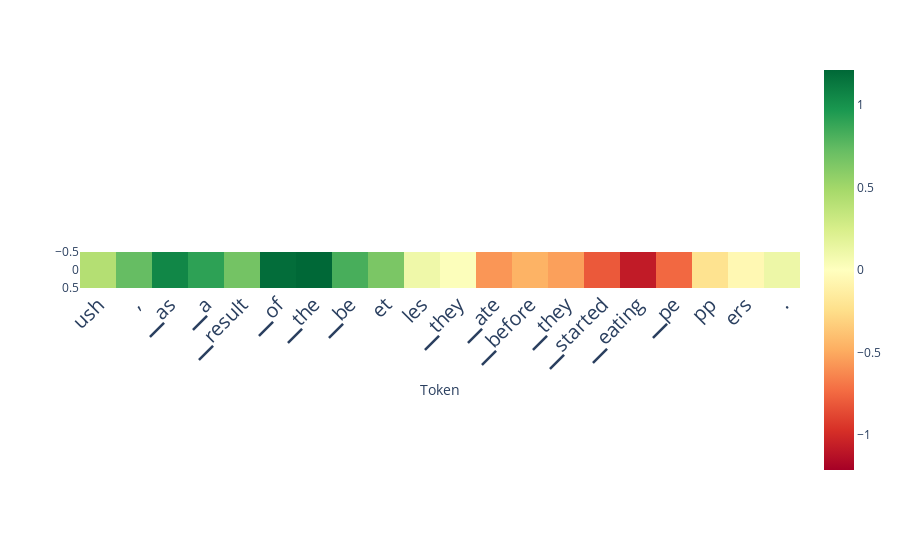

This figure's notebook cell:
### Code cell
from lmdoctor.plot_utils import plot_scores_per_token
scores_per_token = ld.detect_lie()
plot_scores_per_token(scores_per_token, tokens, lastn_tokens_to_plot=20)

### Figure 1 — Plotly figure (JSON) as saved in the notebook; plotly's stock layout.template omitted (floating-point values rounded to 4 significant figures)
{"data": [{"coloraxis": "coloraxis", "hovertemplate": "Token: %{x}<br>y: %{y}<br>color: %{z}<extra></extra>", "name": "0", "type": "heatmap", "xaxis": "x", "yaxis": "y", "z": [[0.4194, 0.7275, 1.059, 0.9092, 0.6758, 1.186, 1.213, 0.8242, 0.6484, 0.1003, 0.02032, -0.5757, -0.4609, -0.5366, -0.8066, -1.075, -0.7466, -0.2207, -0.05692, 0.114]]}], "layout": {"autosize": true, "coloraxis": {"cmax": 1.213, "cmin": -1.213, "colorscale": [[0, "rgb(165,0,38)"], [0.1, "rgb(215,48,39)"], [0.2, "rgb(244,109,67)"], [0.3, "rgb(253,174,97)"], [0.4, "rgb(254,224,139)"], [0.5, "rgb(255,255,191)"], [0.6, "rgb(217,239,139)"], [0.7, "rgb(166,217,106)"], [0.8, "rgb(102,189,99)"], [0.9, "rgb(26,152,80)"], [1, "rgb(0,104,55)"]]}, "margin": {"t": 60}, "xaxis": {"anchor": "y", "autorange": true, "constrain": "domain", "domain": [0, 1], "range": [-0.5, 19.5], "scaleanchor": "y", "tickangle": -45, "tickfont": {"size": 20}, "ticktext": ["ush", ",", "▁as", "▁a", "▁result", "▁of", "▁the", "▁be", "et", "les", "▁they", "▁ate", "▁before", "▁they", "▁started", "▁eating", "▁pe", "pp", "ers", "."], "tickvals": [0, 1, 2, 3, 4, 5, 6, 7, 8, 9, 10, 11, 12, 13, 14, 15, 16, 17, 18, 19], "title": {"text": "Token"}}, "yaxis": {"anchor": "x", "autorange": true, "constrain": "domain", "domain": [0.4228, 0.5772], "range": [0.5, -0.5]}}}
